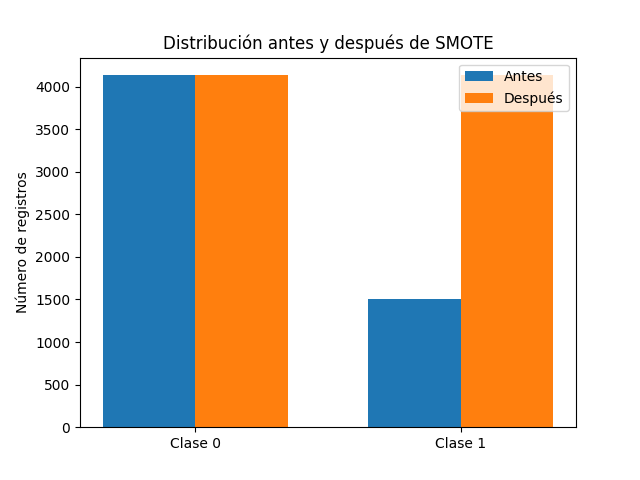

Source code (Python):
import matplotlib.pyplot as plt

labels = ['Clase 0', 'Clase 1']
before = [4133, 1501]
after = [4133, 4133]

x = range(len(labels))
width = 0.35

fig, ax = plt.subplots()
ax.bar(x, before, width, label='Antes')
ax.bar([i + width for i in x], after, width, label='Después')

ax.set_ylabel('Número de registros')
ax.set_title('Distribución antes y después de SMOTE')
ax.set_xticks([i + width/2 for i in x])
ax.set_xticklabels(labels)
ax.legend()

plt.savefig('smote_comparison.png')
print('Archivo guardado: smote_comparison.png')